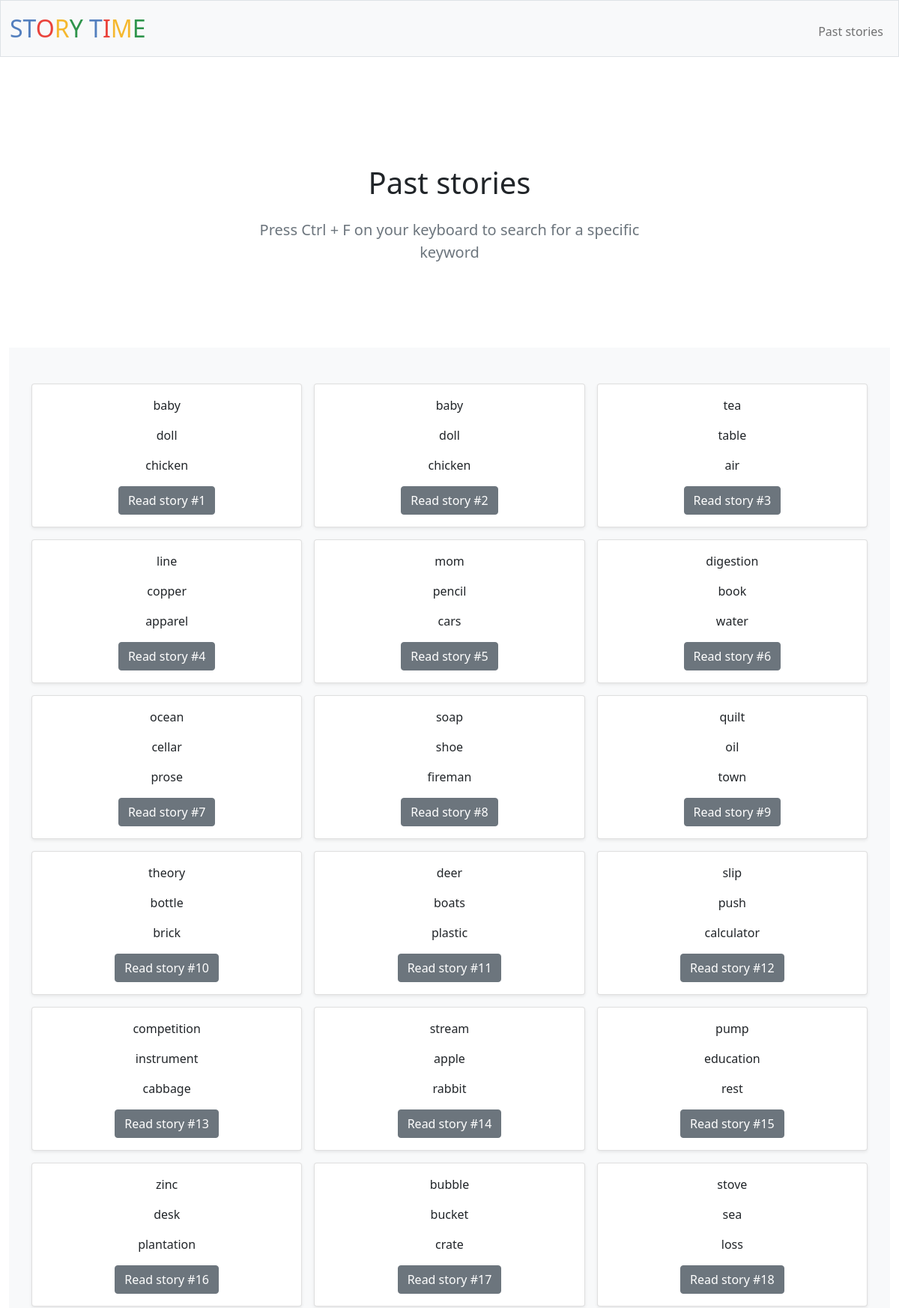
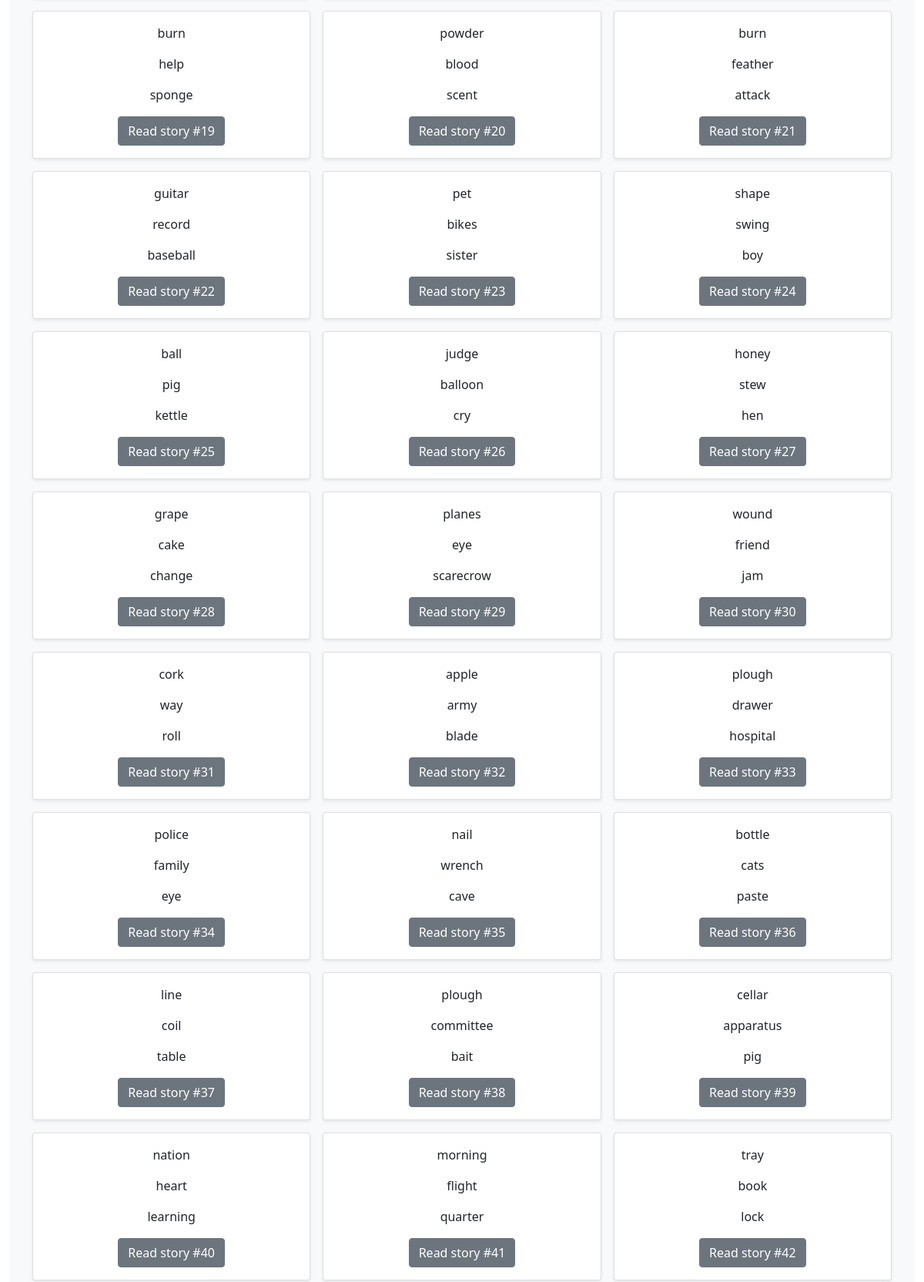
The page /stories (upper part) on the database its author committed (2 pictures, top to bottom).
### tables this page shows
CREATE TABLE stories ("wordOne" TEXT NOT NULL, "wordTwo" TEXT NOT NULL, "wordThree" TEXT NOT NULL, "story" TEXT NOT NULL);

### app.py (the view)
@app.route("/stories")
def stories():
    con = sqlite3.connect("words.db", check_same_thread=False)
    cur = con.cursor()
    storiesInfo = cur.execute("select *, rowid from stories")
    storiesInfo = cur.fetchall()
    cur.close()
    con.close()
    return render_template("stories.html", storiesInfo=storiesInfo)

### templates/stories.html (shortened to what this page needs)
{% extends "layout.html" %}
{% block main %}
<main>
    <section class="py-5 text-center container">
      <div class="row py-lg-5">
        <div class="col-lg-6 col-md-8 mx-auto">
          <h1 class="fw-light">Past stories</h1>
          <p class="lead text-muted">Press Ctrl + F on your keyboard to search for a specific keyword</p>
        </div>
      </div>
    </section>
    <div class="album py-5 bg-light">
      <div class="container">
        <div class="row row-cols-1 row-cols-sm-2 row-cols-md-3 g-3">
          {% for storyInfo in storiesInfo %}
          <div class="col">
            <div class="card shadow-sm">
              <div class="card-body">
                <p class="card-text"> {{storyInfo[0]}}</p>
                <p class="card-text"> {{storyInfo[1]}}</p>
                <p class="card-text"> {{storyInfo[2]}}</p>
                <a href="/story?storyId={{storyInfo[4]}}&wordOne={{storyInfo[0]}}&wordTwo={{storyInfo[1]}}&wordThree={{storyInfo[2]}}" class="btn btn-secondary {{storyInfo[4]}}">Read story #{{storyInfo[4]}}</a>
              </div>
            </div>
          </div>
          {% endfor %}
        </div>
      </div>
    </div>
  </main>
  {% endblock %}

### templates/layout.html (shortened to what this page needs)
<!DOCTYPE html>
<html lang="en">
    <head>
        <link href="https://cdn.jsdelivr.net/npm/bootstrap@5.1.3/dist/css/bootstrap.min.css" rel="stylesheet">
        <link href="/static/styles.css" rel="stylesheet">
    </head>
    <body>
        <nav class="bg-light border navbar navbar-expand-md navbar-light">
            <div class="container-fluid">
                <a class="navbar-brand" href="/"><span class="blue">ST</span><span class="red">O</span><span class="yellow">R</span><span class="green">Y</span> <span class="blue">T</span><span class="red">I</span><span class="yellow">M</span><span class="green">E</span></a>
                <div class="collapse navbar-collapse" id="navbar">
                        <ul class="navbar-nav ms-auto mt-2">
                            <li class="nav-item"><a class="nav-link" href="/stories">Past stories</a></li>
                        </ul>
                </div>
            </div>
        </nav>
        <main class="container-fluid py-5 text-center">
            {% block main %}{% endblock %}
        </main>
    </body>
</html>

### static/styles.css (style rules this page uses)
nav .navbar-brand { font-size: xx-large; }
nav .navbar-brand .blue { color: #537fbe; }
nav .navbar-brand .red { color: #ea433b; }
nav .navbar-brand .yellow { color: #f5b82e; }
nav .navbar-brand .green { color: #2e944b; }
.fw-light { margin-bottom: 1.5rem }

### rows shown on the page
stories: wordOne "baby", wordTwo "doll", wordThree "chicken", rowid "1"
stories: wordOne "baby", wordTwo "doll", wordThree "chicken", rowid "2"
stories: wordOne "tea", wordTwo "table", wordThree "air", rowid "3"
stories: wordOne "line", wordTwo "copper", wordThree "apparel", rowid "4"
stories: wordOne "mom", wordTwo "pencil", wordThree "cars", rowid "5"
stories: wordOne "digestion", wordTwo "book", wordThree "water", rowid "6"
stories: wordOne "ocean", wordTwo "cellar", wordThree "prose", rowid "7"
stories: wordOne "soap", wordTwo "shoe", wordThree "fireman", rowid "8"
stories: wordOne "quilt", wordTwo "oil", wordThree "town", rowid "9"
stories: wordOne "theory", wordTwo "bottle", wordThree "brick", rowid "10"
stories: wordOne "deer", wordTwo "boats", wordThree "plastic", rowid "11"
stories: wordOne "slip", wordTwo "push", wordThree "calculator", rowid "12"
stories: wordOne "competition", wordTwo "instrument", wordThree "cabbage", rowid "13"
stories: wordOne "stream", wordTwo "apple", wordThree "rabbit", rowid "14"
stories: wordOne "pump", wordTwo "education", wordThree "rest", rowid "15"
stories: wordOne "zinc", wordTwo "desk", wordThree "plantation", rowid "16"
stories: wordOne "bubble", wordTwo "bucket", wordThree "crate", rowid "17"
stories: wordOne "stove", wordTwo "sea", wordThree "loss", rowid "18"
stories: wordOne "burn", wordTwo "help", wordThree "sponge", rowid "19"
stories: wordOne "powder", wordTwo "blood", wordThree "scent", rowid "20"
stories: wordOne "burn", wordTwo "feather", wordThree "attack", rowid "21"
stories: wordOne "guitar", wordTwo "record", wordThree "baseball", rowid "22"
stories: wordOne "pet", wordTwo "bikes", wordThree "sister", rowid "23"
stories: wordOne "shape", wordTwo "swing", wordThree "boy", rowid "24"
stories: wordOne "ball", wordTwo "pig", wordThree "kettle", rowid "25"
stories: wordOne "judge", wordTwo "balloon", wordThree "cry", rowid "26"
stories: wordOne "honey", wordTwo "stew", wordThree "hen", rowid "27"
stories: wordOne "grape", wordTwo "cake", wordThree "change", rowid "28"
stories: wordOne "planes", wordTwo "eye", wordThree "scarecrow", rowid "29"
stories: wordOne "wound", wordTwo "friend", wordThree "jam", rowid "30"
stories: wordOne "cork", wordTwo "way", wordThree "roll", rowid "31"
stories: wordOne "apple", wordTwo "army", wordThree "blade", rowid "32"
stories: wordOne "plough", wordTwo "drawer", wordThree "hospital", rowid "33"
stories: wordOne "police", wordTwo "family", wordThree "eye", rowid "34"
stories: wordOne "nail", wordTwo "wrench", wordThree "cave", rowid "35"
stories: wordOne "bottle", wordTwo "cats", wordThree "paste", rowid "36"
stories: wordOne "line", wordTwo "coil", wordThree "table", rowid "37"
stories: wordOne "plough", wordTwo "committee", wordThree "bait", rowid "38"
stories: wordOne "cellar", wordTwo "apparatus", wordThree "pig", rowid "39"
stories: wordOne "nation", wordTwo "heart", wordThree "learning", rowid "40"
stories: wordOne "morning", wordTwo "flight", wordThree "quarter", rowid "41"
stories: wordOne "tray", wordTwo "book", wordThree "lock", rowid "42"
